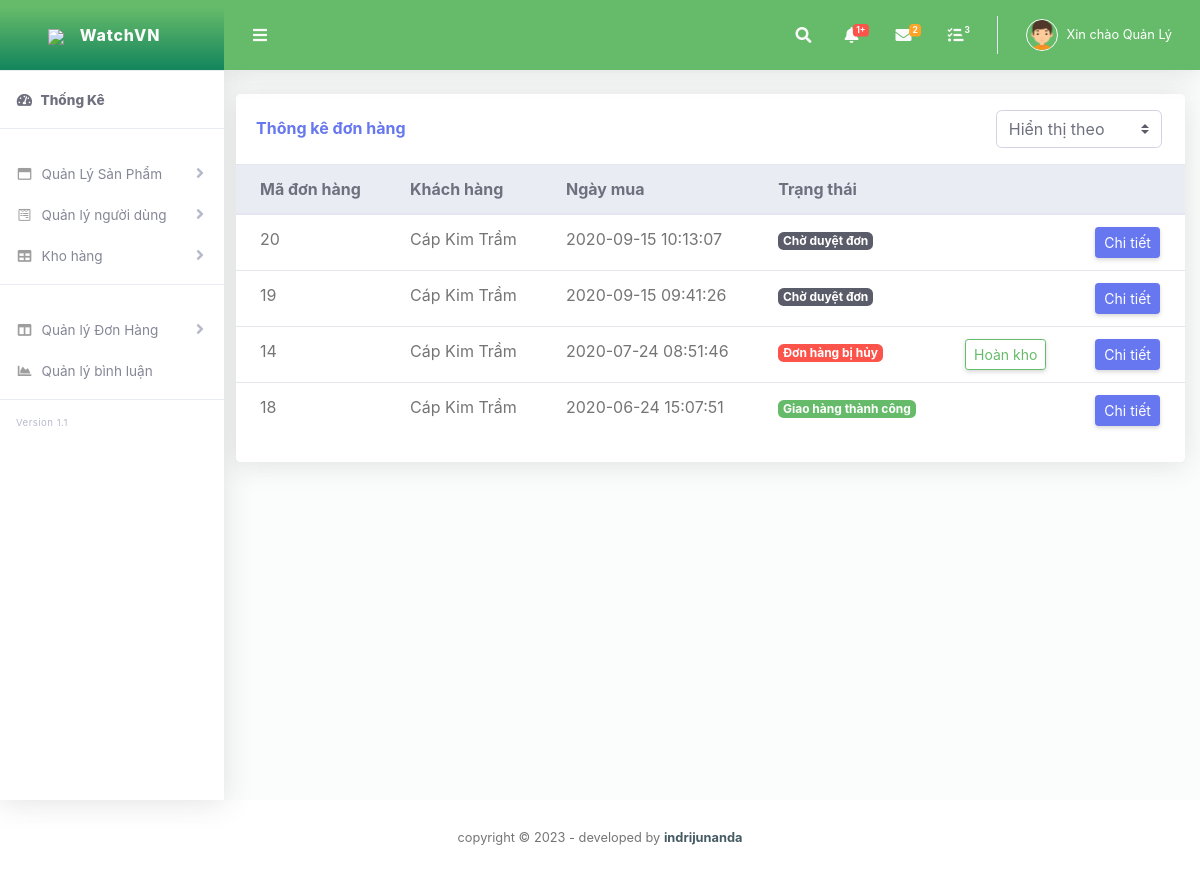
/quan_tri/index.php?menu=xuat_hang (signed in), run on the app's committed database.
### tables this page shows
CREATE TABLE `don_hang` (
  `ma_dh` int(11) NOT NULL,
  `tenkh` varchar(80) NOT NULL,
  `email` varchar(80) NOT NULL,
  `sdt` varchar(11) NOT NULL,
  `dia_chi` varchar(150) NOT NULL,
  `sp_mua` varchar(100) DEFAULT NULL,
  `ngay_mua` timestamp NULL DEFAULT current_timestamp(),
  `tinh_trang_dh` int(11) DEFAULT NULL
);

CREATE TABLE `tinh_trang_dh` (
  `id_status` int(11) NOT NULL,
  `Mo_ta` varchar(100) NOT NULL
);

### admin/chuc_nang/kho/don_hang_ship.php (the view, shortened to what this page needs)
                <div class="col-xl-24 col-lg-7 mb-4">
              <div class="card">
                <div class="card-header py-3 d-flex flex-row align-items-center justify-content-between">
                  <h6 class="m-0 font-weight-bold text-primary">Thông kê đơn hàng</h6>
                  <form method="post">
                    <div class="d-flex float-right">
                      <div class="input-group">
                        <div class="input-group-prepend py-auto">
                          <select onchange="this.form.submit()" class="custom-select w-100 mr-1" name="order" required="">
                            <option value="" disabled selected hidden>Hiển thị theo</option>
                          </select>
                        </div>
                      </div>
                    </div>
                  </form>
                </div>
                <div style="max-height: 500px;" class="table overflow-auto">
                  <table class="table align-items-center table-flush">
                    <thead class="thead-light">
                      <tr>
                        <th>Mã đơn hàng</th>
                        <th>Khách hàng</th>
                        <th>Ngày mua</th>
                        <th>Trạng thái</th>
                        <th></th>
                        <th></th>
                      </tr>
                    </thead>
                    <tbody>
                    	<?php
	include('../connect.php');
	  if (isset($_POST['order'])) {
    $sl="select * from don_hang join tinh_trang_dh on don_hang.tinh_trang_dh=tinh_trang_dh.id_status where tinh_trang_dh=".$_POST['order']." ORDER BY ngay_mua DESC";
  }else{
    $sl="select * from don_hang join tinh_trang_dh on don_hang.tinh_trang_dh=tinh_trang_dh.id_status ORDER BY ngay_mua DESC";
  }
	$exec= mysqli_query($connect, $sl);
	while($row=mysqli_fetch_array($exec)){
?>
                      <tr>
                        <td><?php echo $row['ma_dh']; ?></td>
                        <td><?php echo $row['tenkh']; ?></td>
                        <td><?php echo $row['ngay_mua']; ?></td>
                        <?php if ($row['tinh_trang_dh']=='1') { ?>
                        <td><span class="badge badge-dark"><?php echo $row['Mo_ta']; ?></span></td>
                        <td></td>
                        <?php } ?>
                         <?php if ($row['tinh_trang_dh']=='4') { ?>
                        <td><span class="badge badge-success"><?php echo $row['Mo_ta']; ?></span></td>
                        <td></td>
                        <?php } ?>
                        <?php if ($row['tinh_trang_dh']=='5') { ?>
                        <td><span class="badge badge-danger"><?php echo $row['Mo_ta']; ?></span></td>
                        <td><a class="btn btn-sm btn-outline-success"  href="?menu=hoan_kho&ma_dh=<?php echo $row['ma_dh']; ?>">Hoàn kho</a></td>
                        <?php } ?>
                        <td><a href="?menu=chi_tiet_don_hang&ma_dh=<?php echo $row['ma_dh']; ?>" class="btn btn-sm btn-primary">Chi tiết</a></td>
                      </tr>
                      <?php } ?>
                    </tbody>
                  </table>
                </div>
                <div class="card-footer"></div>
              </div>
            </div>

### data on the page
don_hang: ma_dh "20", tenkh "Cáp Kim Trầm", ngay_mua "2020-09-15 10:13:07", tinh_trang_dh.Mo_ta "Chờ duyệt đơn"
don_hang: ma_dh "19", tenkh "Cáp Kim Trầm", ngay_mua "2020-09-15 09:41:26", tinh_trang_dh.Mo_ta "Chờ duyệt đơn"
don_hang: ma_dh "14", tenkh "Cáp Kim Trầm", ngay_mua "2020-07-24 08:51:46", tinh_trang_dh.Mo_ta "Đơn hàng bị hủy"
don_hang: ma_dh "18", tenkh "Cáp Kim Trầm", ngay_mua "2020-06-24 15:07:51", tinh_trang_dh.Mo_ta "Giao hàng thành công"

### other printed values
$_SESSION['name'] "Quản Lý"
